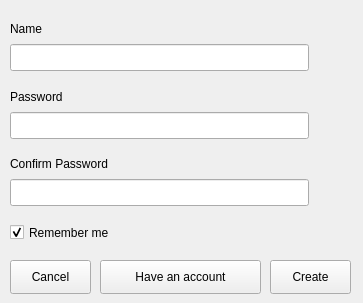
<?xml version="1.0" encoding="UTF-8"?>
<ui version="4.0">
 <class>MainWindowObject</class>
 <widget class="QWidget" name="MainWindowObject">
  <property name="geometry">
   <rect>
    <x>0</x>
    <y>0</y>
    <width>363</width>
    <height>303</height>
   </rect>
  </property>
  <property name="minimumSize">
   <size>
    <width>363</width>
    <height>303</height>
   </size>
  </property>
  <property name="maximumSize">
   <size>
    <width>363</width>
    <height>303</height>
   </size>
  </property>
  <property name="mouseTracking">
   <bool>false</bool>
  </property>
  <property name="windowTitle">
   <string>Blink Groceries Assistant</string>
  </property>
  <property name="windowIcon">
   <iconset>
    <normaloff>logo01.png</normaloff>logo01.png</iconset>
  </property>
  <property name="toolTip">
   <string extracomment="Created by Blink">Created by Blink</string>
  </property>
  <property name="statusTip">
   <string>Created by Blink</string>
  </property>
  <property name="autoFillBackground">
   <bool>true</bool>
  </property>
  <widget class="QWidget" name="verticalLayoutWidget">
   <property name="geometry">
    <rect>
     <x>10</x>
     <y>10</y>
     <width>341</width>
     <height>201</height>
    </rect>
   </property>
   <layout class="QVBoxLayout" name="verticalLayout">
    <item>
     <widget class="QLabel" name="nameLabel">
      <property name="minimumSize">
       <size>
        <width>299</width>
        <height>24</height>
       </size>
      </property>
      <property name="maximumSize">
       <size>
        <width>299</width>
        <height>24</height>
       </size>
      </property>
      <property name="text">
       <string>Name</string>
      </property>
      <property name="alignment">
       <set>Qt::AlignBottom|Qt::AlignLeading|Qt::AlignLeft</set>
      </property>
     </widget>
    </item>
    <item>
     <widget class="QLineEdit" name="nameLineEdit">
      <property name="minimumSize">
       <size>
        <width>299</width>
        <height>27</height>
       </size>
      </property>
      <property name="maximumSize">
       <size>
        <width>299</width>
        <height>27</height>
       </size>
      </property>
      <property name="statusTip">
       <string>Enter username</string>
      </property>
     </widget>
    </item>
    <item>
     <widget class="QLabel" name="passwordLabel">
      <property name="minimumSize">
       <size>
        <width>299</width>
        <height>25</height>
       </size>
      </property>
      <property name="maximumSize">
       <size>
        <width>299</width>
        <height>25</height>
       </size>
      </property>
      <property name="text">
       <string>Password</string>
      </property>
      <property name="alignment">
       <set>Qt::AlignBottom|Qt::AlignLeading|Qt::AlignLeft</set>
      </property>
     </widget>
    </item>
    <item>
     <widget class="QLineEdit" name="passwordLineEdit">
      <property name="minimumSize">
       <size>
        <width>299</width>
        <height>27</height>
       </size>
      </property>
      <property name="maximumSize">
       <size>
        <width>299</width>
        <height>27</height>
       </size>
      </property>
      <property name="statusTip">
       <string>Enter password</string>
      </property>
      <property name="maxLength">
       <number>20</number>
      </property>
      <property name="echoMode">
       <enum>QLineEdit::Password</enum>
      </property>
     </widget>
    </item>
    <item>
     <widget class="QLabel" name="confirmPasswordLabel">
      <property name="minimumSize">
       <size>
        <width>299</width>
        <height>24</height>
       </size>
      </property>
      <property name="maximumSize">
       <size>
        <width>299</width>
        <height>24</height>
       </size>
      </property>
      <property name="text">
       <string>Confirm Password</string>
      </property>
      <property name="alignment">
       <set>Qt::AlignBottom|Qt::AlignLeading|Qt::AlignLeft</set>
      </property>
     </widget>
    </item>
    <item>
     <widget class="QLineEdit" name="confirmPasswordLineEdit">
      <property name="minimumSize">
       <size>
        <width>299</width>
        <height>27</height>
       </size>
      </property>
      <property name="maximumSize">
       <size>
        <width>299</width>
        <height>27</height>
       </size>
      </property>
      <property name="statusTip">
       <string>Repeat Password</string>
      </property>
      <property name="maxLength">
       <number>20</number>
      </property>
      <property name="echoMode">
       <enum>QLineEdit::Password</enum>
      </property>
     </widget>
    </item>
   </layout>
  </widget>
  <widget class="QCheckBox" name="rememberMeCheckBox">
   <property name="geometry">
    <rect>
     <x>10</x>
     <y>220</y>
     <width>141</width>
     <height>25</height>
    </rect>
   </property>
   <property name="minimumSize">
    <size>
     <width>141</width>
     <height>25</height>
    </size>
   </property>
   <property name="maximumSize">
    <size>
     <width>141</width>
     <height>25</height>
    </size>
   </property>
   <property name="cursor">
    <cursorShape>PointingHandCursor</cursorShape>
   </property>
   <property name="toolTip">
    <string>Click to automate login</string>
   </property>
   <property name="statusTip">
    <string>Click to automate login</string>
   </property>
   <property name="text">
    <string>Remember me</string>
   </property>
   <property name="checked">
    <bool>true</bool>
   </property>
  </widget>
  <widget class="QPushButton" name="cancelPushButton">
   <property name="geometry">
    <rect>
     <x>10</x>
     <y>260</y>
     <width>81</width>
     <height>34</height>
    </rect>
   </property>
   <property name="minimumSize">
    <size>
     <width>81</width>
     <height>34</height>
    </size>
   </property>
   <property name="maximumSize">
    <size>
     <width>81</width>
     <height>34</height>
    </size>
   </property>
   <property name="cursor">
    <cursorShape>PointingHandCursor</cursorShape>
   </property>
   <property name="toolTip">
    <string>Click to cancel registration</string>
   </property>
   <property name="statusTip">
    <string>Click to cancel registration</string>
   </property>
   <property name="text">
    <string>Cancel</string>
   </property>
  </widget>
  <widget class="QPushButton" name="haveAnAccountPushButton">
   <property name="geometry">
    <rect>
     <x>100</x>
     <y>260</y>
     <width>161</width>
     <height>34</height>
    </rect>
   </property>
   <property name="minimumSize">
    <size>
     <width>161</width>
     <height>34</height>
    </size>
   </property>
   <property name="maximumSize">
    <size>
     <width>161</width>
     <height>34</height>
    </size>
   </property>
   <property name="cursor">
    <cursorShape>PointingHandCursor</cursorShape>
   </property>
   <property name="toolTip">
    <string>Click to navigate to login page</string>
   </property>
   <property name="statusTip">
    <string>Click to navigate to login page</string>
   </property>
   <property name="text">
    <string>Have an account</string>
   </property>
  </widget>
  <widget class="QPushButton" name="createPushButton">
   <property name="geometry">
    <rect>
     <x>270</x>
     <y>260</y>
     <width>81</width>
     <height>34</height>
    </rect>
   </property>
   <property name="minimumSize">
    <size>
     <width>81</width>
     <height>34</height>
    </size>
   </property>
   <property name="maximumSize">
    <size>
     <width>81</width>
     <height>34</height>
    </size>
   </property>
   <property name="cursor">
    <cursorShape>PointingHandCursor</cursorShape>
   </property>
   <property name="toolTip">
    <string>Click to create account</string>
   </property>
   <property name="statusTip">
    <string>Click to create account</string>
   </property>
   <property name="text">
    <string>Create</string>
   </property>
  </widget>
 </widget>
 <resources/>
 <connections/>
</ui>
